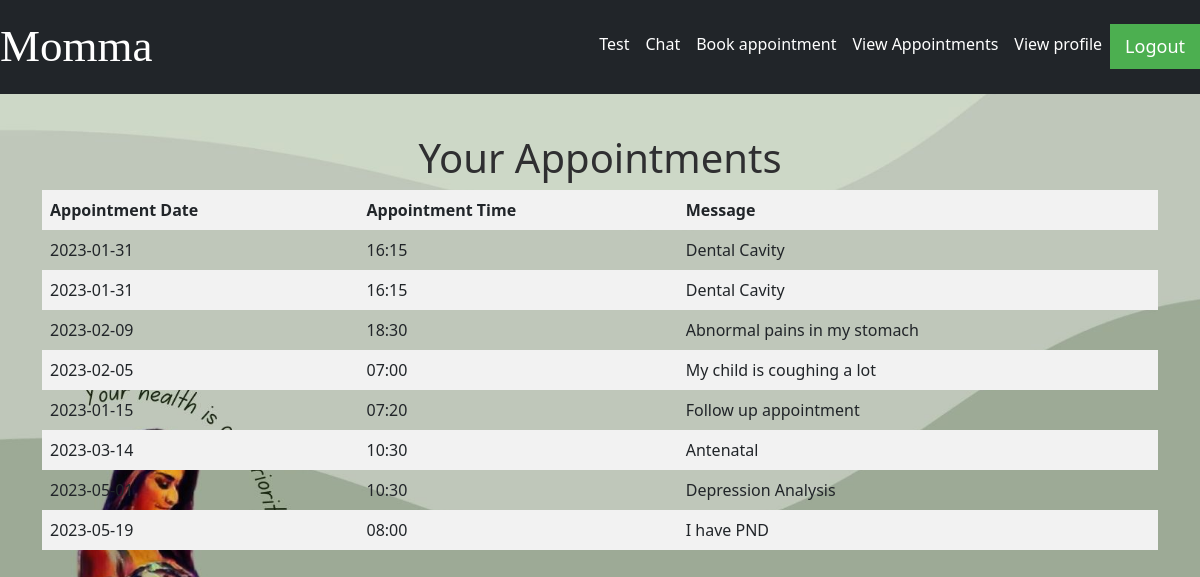
Screenshot of /view (signed in) with the database file from the repository.
### index/models.py (models this page shows, shortened)
class Appointment(db.Model):
    id = db.Column(db.Integer, primary_key=True)
    name = db.Column(db.String(50), nullable=False)
    email = db.Column(db.String(120), nullable=False)
    date = db.Column(db.String(20), nullable=False)
    time = db.Column(db.String(20), nullable=False)
    message = db.Column(db.Text, nullable=False)
    user_id = db.Column(db.Integer, db.ForeignKey('user.id'), nullable=False)

### index/routes.py (the view)
@app.route("/view")
def view_appointment():
    check_authentication()
    username = session['username']
    user = User.query.filter_by(username=username).first()
    appointments = Appointment.query.filter_by(user_id=user.id)
    return render_template("view_appointments.html", appointments=appointments)

### index/routes.py (called while the page is built)
def check_authentication():
    if not session.get("logged_in"):
        return redirect(url_for("log_in"))

### index/templates/view_appointments.html (shortened to what this page needs)
{% extends 'main.html'%}
{% block content%}
<h1 style="text-align: center;">Your Appointments</h1>
<div>
    <table>
        <thead>
            <tr>
                <th>Appointment Date</th>
                <th>Appointment Time</th>
                <th>Message</th>
            </tr>
        </thead>
        <tbody>
            {% for appointment in appointments %}
            <tr>
                <td>{{ appointment.date }}</td>
                <td>{{ appointment.time }}</td>
                <td>{{ appointment.message }}</td>
            </tr>
            {% endfor %}
        </tbody>
    </table>
</div>
{%endblock%}

### index/templates/main.html (shortened to what this page needs)
<!DOCTYPE html>
<html lang="en">
<head>
    <link rel="stylesheet" type="text/css" href="{{ url_for('static', filename='css/static.css')}}">
    <link href="https://cdn.jsdelivr.net/npm/bootstrap@5.2.1/dist/css/bootstrap.min.css" rel="stylesheet">
    <link rel="stylesheet" href="https://cdnjs.cloudflare.com/ajax/libs/font-awesome/4.7.0/css/font-awesome.min.css">
</head>
<body style="background-image: url({{ url_for('static', filename='images/background.jpg') }}); background-size: cover; background-attachment: fixed; background-repeat: no-repeat;">
  <nav class="navbar navbar-expand-lg bg-dark">
		<a style="font-size: 45px; font-style:normal; font-family: serif; color: rgb(255, 255, 255);" class="navbar-brand" href="/home">Momma</a>
    <div class="collapse navbar-collapse nav justify-content-end" id="navbarSupportedContent">
      <ul class="navbar-nav mr-auto">
        <li class="nav-item active">
          <a style="color: rgb(255, 255, 255);" class="nav-link" href="{{ url_for('take_test') }}">Test</a>
        </li>
        <li class="nav-item active">
          <a style="color: rgb(255, 255, 255);" class="nav-link" href="{{ url_for('chat_page') }}">Chat</a>
        </li>
        <li class="nav-item active">
          <a style="color: rgb(255, 255, 255);" class="nav-link" href="{{ url_for('book_appointment') }}">Book appointment</a>
        </li>
        <li class="nav-item">
          <a style="color: rgb(255, 255, 255);" class="nav-link" href="{{ url_for('view_appointment') }}">View Appointments</a>
        </li>
        <li class="nav-item">
          <a style="color: rgb(255, 255, 255);" class="nav-link" href="{{ url_for('view_profile') }}">View profile</a>
        </li>
        <li>
          <a href="{{url_for('logout')}}" onclick="return confirm('Are you sure you want to logout?');">
            <button class="logout-button logout-button:hover">Logout</button>
        </a>
        </li>
      </ul>
    </div>
  </nav>
    <div class ="container spacer">
      <br>
            {% block content %}
            {% endblock content %}
    </div>
</body>
</html>

### index/static/css/static.css (style rules this page uses)
h1 { font-size: 20px; color: rgb(47, 47, 49); font-weight: bold; }
.logout-button { background-color: #4CAF50; color: white; padding: 9px 15px; margin: 0px 0; border: none; cursor: pointer; font-size: 18px; }
table { width: 100%; border-collapse: collapse; }
th, td { border: 1px solid #dddddd; padding: 8px; text-align: left; }
th { background-color: #f2f2f2; font-weight: bold; }
tr:nth-child(even) { background-color: #f2f2f2; }
.spacer { margin-bottom: 150px; }

### rows the page displays
Appointment: date "2023-01-31", time "16:15", message "Dental Cavity"
Appointment: date "2023-01-31", time "16:15", message "Dental Cavity"
Appointment: date "2023-02-09", time "18:30", message "Abnormal pains in my stomach"
Appointment: date "2023-02-05", time "07:00", message "My child is coughing a lot"
Appointment: date "2023-01-15", time "07:20", message "Follow up appointment"
Appointment: date "2023-03-14", time "10:30", message "Antenatal"
Appointment: date "2023-05-01", time "10:30", message "Depression Analysis"
Appointment: date "2023-05-19", time "08:00", message "I have PND"
